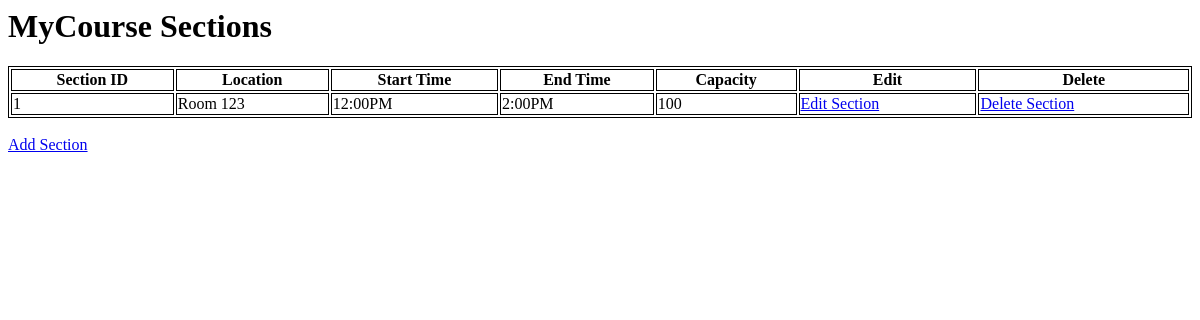
Page /sections/12/ on the earlier database version.
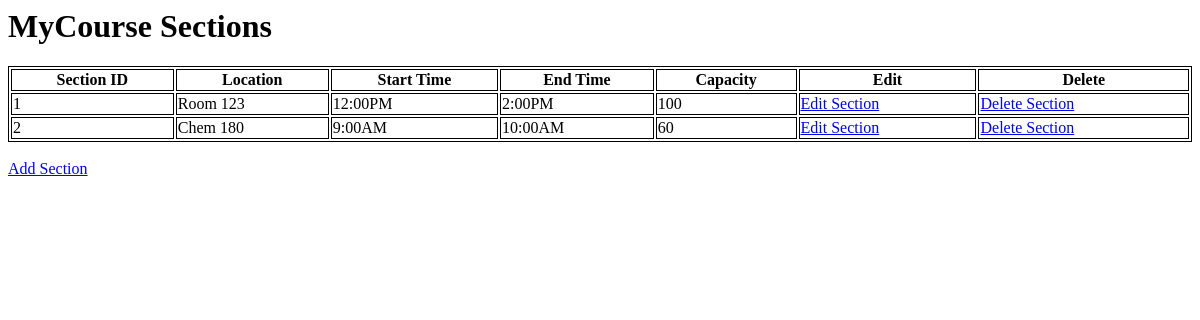
Same page on the later database version.
### Management/models.py (models this page shows, shortened)
class Course(models.Model):
    courseID = models.IntegerField(primary_key=True)
    courseName = models.CharField(max_length=40)
    courseDescription = models.CharField(max_length=140)
    courseDepartment = models.CharField(max_length=16)

class Section(models.Model):
    sectionID = models.IntegerField(primary_key=True)
    location = models.CharField(max_length=8)
    startTime = models.CharField(max_length=7)
    endTime = models.CharField(max_length=7)
    capacity = models.IntegerField()
    TA = models.ForeignKey(User, on_delete=models.SET_NULL, null=True)
    courseID = models.ForeignKey(Course, on_delete=models.CASCADE)

### Management/views.py (the view)
# urls.py: path('sections/<int:course_id>/', sections.as_view(), name='sections'),
class sections(View):
    def get(self, request, course_id):
        course = Course.objects.get(pk=course_id)
        sections = Section.objects.filter(courseID=course)
        context = {'course': course, 'sections': sections}
        return render(request, 'main/sections.html', context)

### templates/main/sections.html (shortened to what this page needs)
<h1>{{ course.courseName }} Sections</h1>
<table style="width:100%">
  <tr>
    <th>Section ID</th>
    <th>Location</th>
    <th>Start Time</th>
    <th>End Time</th>
    <th>Capacity</th>
    <th>Edit</th>
    <th>Delete</th>
  </tr>
  {% for section in sections %}
  <tr>
    <td>{{ section.sectionID }}</td>
    <td>{{ section.location }}</td>
    <td>{{ section.startTime }}</td>
    <td>{{ section.endTime }}</td>
    <td>{{ section.capacity }}</td>
    <td><a href="{% url 'sectionEdit' course.courseID section.sectionID %}">Edit Section</a></td>
    <td><a href="{% url 'sectionDelete' course.courseID section.sectionID %}">Delete Section</a></td>
  </tr>
  {% endfor %}
</table> <br>
<a href="{% url 'sectionAdd' course.courseID %}">Add Section</a>

### templates/main/sections.html (style rules this page uses)
table, th, td { border:1px solid black; }

Differences in the rows shown:
added Section: sectionID "2", location "Chem 180", startTime "9:00AM", endTime "10:00AM", capacity "60"
